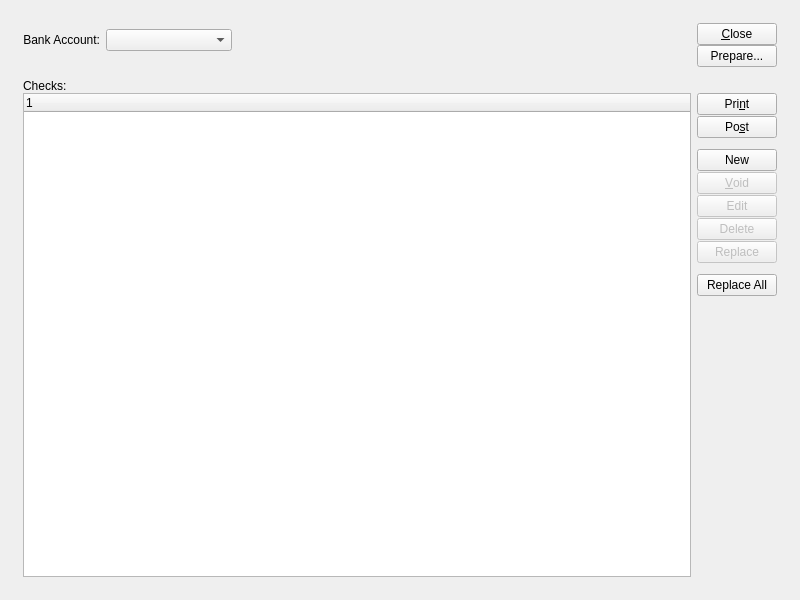
<ui version="4.0" >
 <author></author>
 <comment>This file is part of the xTuple ERP: PostBooks Edition, a free and
open source Enterprise Resource Planning software suite,
Copyright (c) 1999-2010 by OpenMFG LLC, d/b/a xTuple.
It is licensed to you under the Common Public Attribution License
version 1.0, the full text of which (including xTuple-specific Exhibits)
is available at www.xtuple.com/CPAL.  By using this software, you agree
to be bound by its terms.</comment>
 <class>viewCheckRun</class>
 <widget class="QWidget" name="viewCheckRun" >
  <property name="geometry" >
   <rect>
    <x>0</x>
    <y>0</y>
    <width>800</width>
    <height>600</height>
   </rect>
  </property>
  <property name="windowTitle" >
   <string>View Check Run</string>
  </property>
  <layout class="QGridLayout" name="gridLayout_4" >
   <item row="0" column="0" >
    <layout class="QGridLayout" name="gridLayout_3" >
     <property name="margin" >
      <number>12</number>
     </property>
     <property name="spacing" >
      <number>12</number>
     </property>
     <item row="0" column="0" >
      <layout class="QHBoxLayout" name="horizontalLayout_3" >
       <item>
        <layout class="QVBoxLayout" name="verticalLayout" >
         <item>
          <layout class="QGridLayout" name="gridLayout_2" >
           <item row="0" column="0" colspan="2" >
            <widget class="VendorGroup" name="_vendorgroup" />
           </item>
           <item row="1" column="0" >
            <widget class="QLabel" name="_bankaccntLit" >
             <property name="text" >
              <string>Bank Account:</string>
             </property>
             <property name="alignment" >
              <set>Qt::AlignRight|Qt::AlignTrailing|Qt::AlignVCenter</set>
             </property>
            </widget>
           </item>
           <item row="1" column="1" >
            <layout class="QHBoxLayout" name="horizontalLayout_2" >
             <item>
              <widget class="XComboBox" name="_bankaccnt" >
               <property name="sizePolicy" >
                <sizepolicy vsizetype="Fixed" hsizetype="Expanding" >
                 <horstretch>0</horstretch>
                 <verstretch>0</verstretch>
                </sizepolicy>
               </property>
               <property name="type" >
                <enum>XComboBox::APBankAccounts</enum>
               </property>
              </widget>
             </item>
             <item>
              <spacer name="horizontalSpacer" >
               <property name="orientation" >
                <enum>Qt::Horizontal</enum>
               </property>
               <property name="sizeHint" stdset="0" >
                <size>
                 <width>40</width>
                 <height>20</height>
                </size>
               </property>
              </spacer>
             </item>
            </layout>
           </item>
          </layout>
         </item>
         <item>
          <spacer>
           <property name="orientation" >
            <enum>Qt::Vertical</enum>
           </property>
           <property name="sizeType" >
            <enum>QSizePolicy::Expanding</enum>
           </property>
           <property name="sizeHint" stdset="0" >
            <size>
             <width>10</width>
             <height>0</height>
            </size>
           </property>
          </spacer>
         </item>
        </layout>
       </item>
       <item>
        <spacer>
         <property name="orientation" >
          <enum>Qt::Horizontal</enum>
         </property>
         <property name="sizeType" >
          <enum>QSizePolicy::Expanding</enum>
         </property>
         <property name="sizeHint" stdset="0" >
          <size>
           <width>13</width>
           <height>20</height>
          </size>
         </property>
        </spacer>
       </item>
       <item>
        <layout class="QVBoxLayout" name="verticalLayout_3" >
         <property name="spacing" >
          <number>0</number>
         </property>
         <item>
          <widget class="QPushButton" name="_close" >
           <property name="text" >
            <string>&amp;Close</string>
           </property>
          </widget>
         </item>
         <item>
          <spacer name="verticalSpacer_4" >
           <property name="orientation" >
            <enum>Qt::Vertical</enum>
           </property>
           <property name="sizeType" >
            <enum>QSizePolicy::Expanding</enum>
           </property>
           <property name="sizeHint" stdset="0" >
            <size>
             <width>20</width>
             <height>0</height>
            </size>
           </property>
          </spacer>
         </item>
         <item>
          <widget class="QPushButton" name="_prepareCheckRun" >
           <property name="text" >
            <string>Prepare...</string>
           </property>
          </widget>
         </item>
        </layout>
       </item>
      </layout>
     </item>
     <item row="1" column="0" >
      <widget class="QFrame" name="_frame" >
       <property name="sizePolicy" >
        <sizepolicy vsizetype="Preferred" hsizetype="Preferred" >
         <horstretch>0</horstretch>
         <verstretch>1</verstretch>
        </sizepolicy>
       </property>
       <property name="frameShape" >
        <enum>QFrame::NoFrame</enum>
       </property>
       <property name="frameShadow" >
        <enum>QFrame::Raised</enum>
       </property>
       <layout class="QGridLayout" name="gridLayout" >
        <property name="margin" >
         <number>0</number>
        </property>
        <item row="0" column="0" >
         <layout class="QVBoxLayout" name="verticalLayout_4" >
          <property name="spacing" >
           <number>0</number>
          </property>
          <item>
           <widget class="QLabel" name="_checksLit" >
            <property name="text" >
             <string>Checks:</string>
            </property>
           </widget>
          </item>
          <item>
           <layout class="QHBoxLayout" name="horizontalLayout" >
            <item>
             <widget class="XTreeWidget" name="_check" >
              <property name="sizePolicy" >
               <sizepolicy vsizetype="Expanding" hsizetype="Expanding" >
                <horstretch>0</horstretch>
                <verstretch>0</verstretch>
               </sizepolicy>
              </property>
             </widget>
            </item>
            <item>
             <layout class="QVBoxLayout" name="verticalLayout_2" >
              <property name="spacing" >
               <number>1</number>
              </property>
              <item>
               <widget class="QPushButton" name="_print" >
                <property name="enabled" >
                 <bool>true</bool>
                </property>
                <property name="text" >
                 <string>Pri&amp;nt</string>
                </property>
               </widget>
              </item>
              <item>
               <widget class="QPushButton" name="_postCheck" >
                <property name="enabled" >
                 <bool>true</bool>
                </property>
                <property name="text" >
                 <string>Po&amp;st</string>
                </property>
               </widget>
              </item>
              <item>
               <spacer name="verticalSpacer_2" >
                <property name="orientation" >
                 <enum>Qt::Vertical</enum>
                </property>
                <property name="sizeType" >
                 <enum>QSizePolicy::Fixed</enum>
                </property>
                <property name="sizeHint" stdset="0" >
                 <size>
                  <width>20</width>
                  <height>10</height>
                 </size>
                </property>
               </spacer>
              </item>
              <item>
               <widget class="QPushButton" name="_newMiscCheck" >
                <property name="text" >
                 <string>New</string>
                </property>
               </widget>
              </item>
              <item>
               <widget class="QPushButton" name="_void" >
                <property name="enabled" >
                 <bool>false</bool>
                </property>
                <property name="text" >
                 <string>&amp;Void</string>
                </property>
               </widget>
              </item>
              <item>
               <widget class="QPushButton" name="_edit" >
                <property name="enabled" >
                 <bool>false</bool>
                </property>
                <property name="text" >
                 <string>Edit</string>
                </property>
               </widget>
              </item>
              <item>
               <widget class="QPushButton" name="_delete" >
                <property name="enabled" >
                 <bool>false</bool>
                </property>
                <property name="text" >
                 <string>Delete</string>
                </property>
               </widget>
              </item>
              <item>
               <widget class="QPushButton" name="_replace" >
                <property name="enabled" >
                 <bool>false</bool>
                </property>
                <property name="text" >
                 <string>Replace</string>
                </property>
               </widget>
              </item>
              <item>
               <spacer name="verticalSpacer_3" >
                <property name="orientation" >
                 <enum>Qt::Vertical</enum>
                </property>
                <property name="sizeType" >
                 <enum>QSizePolicy::Fixed</enum>
                </property>
                <property name="sizeHint" stdset="0" >
                 <size>
                  <width>20</width>
                  <height>10</height>
                 </size>
                </property>
               </spacer>
              </item>
              <item>
               <widget class="QPushButton" name="_replaceAll" >
                <property name="enabled" >
                 <bool>true</bool>
                </property>
                <property name="text" >
                 <string>Replace All</string>
                </property>
               </widget>
              </item>
              <item>
               <spacer>
                <property name="orientation" >
                 <enum>Qt::Vertical</enum>
                </property>
                <property name="sizeType" >
                 <enum>QSizePolicy::Expanding</enum>
                </property>
                <property name="sizeHint" stdset="0" >
                 <size>
                  <width>20</width>
                  <height>10</height>
                 </size>
                </property>
               </spacer>
              </item>
             </layout>
            </item>
           </layout>
          </item>
         </layout>
        </item>
       </layout>
      </widget>
     </item>
    </layout>
   </item>
  </layout>
 </widget>
 <layoutdefault spacing="6" margin="11" />
 <pixmapfunction>qPixmapFromMimeSource</pixmapfunction>
 <customwidgets>
  <customwidget>
   <class>VendorGroup</class>
   <extends>QWidget</extends>
   <header>vendorgroup.h</header>
  </customwidget>
  <customwidget>
   <class>XComboBox</class>
   <extends>QComboBox</extends>
   <header>xcombobox.h</header>
  </customwidget>
  <customwidget>
   <class>XTreeWidget</class>
   <extends>QTreeWidget</extends>
   <header>xtreewidget.h</header>
  </customwidget>
 </customwidgets>
 <tabstops>
  <tabstop>_check</tabstop>
  <tabstop>_print</tabstop>
  <tabstop>_postCheck</tabstop>
  <tabstop>_newMiscCheck</tabstop>
  <tabstop>_void</tabstop>
  <tabstop>_edit</tabstop>
  <tabstop>_delete</tabstop>
  <tabstop>_replace</tabstop>
  <tabstop>_replaceAll</tabstop>
  <tabstop>_close</tabstop>
 </tabstops>
 <resources/>
 <connections>
  <connection>
   <sender>_close</sender>
   <signal>clicked()</signal>
   <receiver>viewCheckRun</receiver>
   <slot>close()</slot>
   <hints>
    <hint type="sourcelabel" >
     <x>673</x>
     <y>34</y>
    </hint>
    <hint type="destinationlabel" >
     <x>20</x>
     <y>20</y>
    </hint>
   </hints>
  </connection>
  <connection>
   <sender>_check</sender>
   <signal>itemSelected(int)</signal>
   <receiver>_edit</receiver>
   <slot>animateClick()</slot>
   <hints>
    <hint type="sourcelabel" >
     <x>33</x>
     <y>182</y>
    </hint>
    <hint type="destinationlabel" >
     <x>689</x>
     <y>332</y>
    </hint>
   </hints>
  </connection>
 </connections>
</ui>
